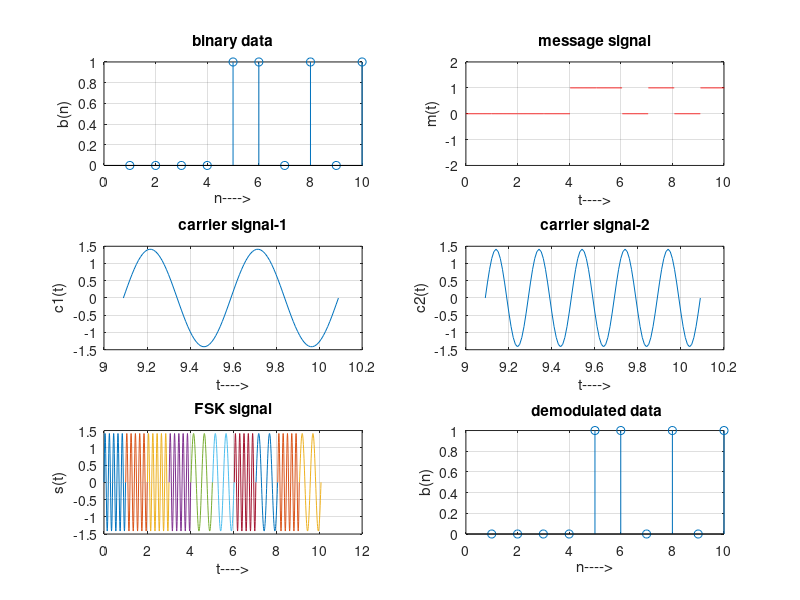

This figure's MATLAB source:
clc;
clear all;
close all;
%GENERATE CARRIER SIGNAL 
Tb=1; fc1=2;fc2=5; 
t=0:(Tb/100):Tb; 
c1=sqrt(2/Tb)*sin(2*pi*fc1*t);  
c2=sqrt(2/Tb)*sin(2*pi*fc2*t);  
%generate message signal 
N=10; 
m=rand(1,N); 
t1=0;t2=Tb; 
for i=1:N     
  t=[t1:(Tb/100):t2];     
  if m(i)>0.5         
    m(i)=1;         
    m_s=ones(1,length(t));         
    invm_s=zeros(1,length(t));     
  else         
    m(i)=0;         
    m_s=zeros(1,length(t));         
    invm_s=ones(1,length(t));     
  end     
  message(i,:)=m_s;     
  %Multiplier     
  fsk_sig1(i,:)=c1.*m_s;     
  fsk_sig2(i,:)=c2.*invm_s;     
  fsk=fsk_sig1+fsk_sig2;     
  %plotting the message signal and the modulated signal     
  subplot(3,2,2);axis([0 N -2 2]);plot(t,message(i,:),'r');    
  title('message signal');xlabel('t---->');ylabel('m(t)');
  grid on;
  hold on;     
  subplot(3,2,5);plot(t,fsk(i,:));     
  title('FSK signal');xlabel('t---->');ylabel('s(t)');
  grid on;
  hold on;     
  t1=t1+(Tb+.01); 
  t2=t2+(Tb+.01);  
end 
hold off 
%Plotting binary data bits and carrier signal 
subplot(3,2,1);
stem(m); 
title('binary data');xlabel('n---->');  ylabel('b(n)');grid on; subplot(3,2,3);plot(t,c1); 
title('carrier signal-1');xlabel('t---->');ylabel('c1(t)');grid on; subplot(3,2,4);plot(t,c2); 
title('carrier signal-2');xlabel('t---->');ylabel('c2(t)');grid on; 
13 %    FSK Demodulation  
t1=0;t2=Tb;   
for i=1:N     
  t=[t1:(Tb/100):t2];      
  %correlator     
  x1=sum(c1.*fsk_sig1(i,:));     
  x2=sum(c2.*fsk_sig2(i,:));     
  x=x1-x2;     
  %decision device     
  if x>0         
    demod(i)=1;     
  else         
    demod(i)=0;     
  end      
  t1=t1+(Tb+.01);     
  t2=t2+(Tb+.01);   
end   
%Plotting the demodulated data bits   
subplot(3,2,6);
stem(demod);   
title(' demodulated data');xlabel('n---->');ylabel('b(n)');  
grid on;